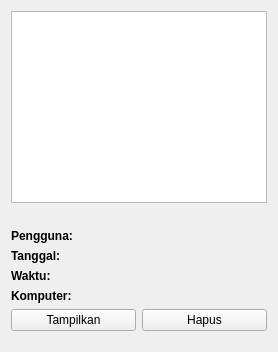
<?xml version="1.0" encoding="UTF-8"?>
<ui version="4.0">
 <class>ScreenshotManagementPanel</class>
 <widget class="QWidget" name="ScreenshotManagementPanel">
  <layout class="QVBoxLayout" name="verticalLayout">
   <item>
    <widget class="QListView" name="list">
     <property name="toolTip">
      <string>Semua screenshot yang Anda ambil akan tampil di sini. Screenshot dapat diambil dari menu konteks komputer, lalu dikelola dengan tombol di bawah.</string>
     </property>
     <property name="editTriggers">
      <set>QAbstractItemView::NoEditTriggers</set>
     </property>
     <property name="selectionMode">
      <enum>QAbstractItemView::ExtendedSelection</enum>
     </property>
    </widget>
   </item>
   <item>
    <widget class="QLabel" name="previewLbl">
     <property name="minimumSize">
      <size>
       <width>1</width>
       <height>1</height>
      </size>
     </property>
     <property name="scaledContents">
      <bool>true</bool>
     </property>
    </widget>
   </item>
   <item>
    <layout class="QGridLayout" name="_2" columnstretch="0,1">
     <item row="1" column="1">
      <widget class="QLabel" name="dateLbl"/>
     </item>
     <item row="0" column="0">
      <widget class="QLabel" name="userDescLbl">
       <property name="font">
        <font>
         <bold>true</bold>
        </font>
       </property>
       <property name="text">
        <string>Pengguna:</string>
       </property>
      </widget>
     </item>
     <item row="0" column="1">
      <widget class="QLabel" name="userLbl"/>
     </item>
     <item row="2" column="1">
      <widget class="QLabel" name="timeLbl"/>
     </item>
     <item row="3" column="0">
      <widget class="QLabel" name="hostDescLbl">
       <property name="font">
        <font>
         <bold>true</bold>
        </font>
       </property>
       <property name="text">
        <string>Komputer:</string>
       </property>
      </widget>
     </item>
     <item row="1" column="0">
      <widget class="QLabel" name="dateDescLbl">
       <property name="font">
        <font>
         <bold>true</bold>
        </font>
       </property>
       <property name="text">
        <string>Tanggal:</string>
       </property>
      </widget>
     </item>
     <item row="3" column="1">
      <widget class="QLabel" name="hostLbl"/>
     </item>
     <item row="2" column="0">
      <widget class="QLabel" name="timeDescLbl">
       <property name="font">
        <font>
         <bold>true</bold>
        </font>
       </property>
       <property name="text">
        <string>Waktu:</string>
       </property>
      </widget>
     </item>
    </layout>
   </item>
   <item>
    <layout class="QHBoxLayout" name="horizontalLayout">
     <item>
      <widget class="QPushButton" name="showBtn">
       <property name="text">
        <string>Tampilkan</string>
       </property>
       <property name="icon">
        <iconset resource="../../core/resources/core.qrc">
         <normaloff>:/core/edit-find.png</normaloff>:/core/edit-find.png</iconset>
       </property>
      </widget>
     </item>
     <item>
      <widget class="QPushButton" name="deleteBtn">
       <property name="text">
        <string>Hapus</string>
       </property>
       <property name="icon">
        <iconset resource="../../core/resources/core.qrc">
         <normaloff>:/core/edit-delete.png</normaloff>:/core/edit-delete.png</iconset>
       </property>
      </widget>
     </item>
    </layout>
   </item>
   <item>
    <spacer name="spacer">
     <property name="orientation">
      <enum>Qt::Vertical</enum>
     </property>
     <property name="sizeType">
      <enum>QSizePolicy::Fixed</enum>
     </property>
     <property name="sizeHint" stdset="0">
      <size>
       <width>16</width>
       <height>10</height>
      </size>
     </property>
    </spacer>
   </item>
  </layout>
 </widget>
 <resources>
  <include location="../../core/resources/core.qrc"/>
 </resources>
 <connections/>
</ui>
